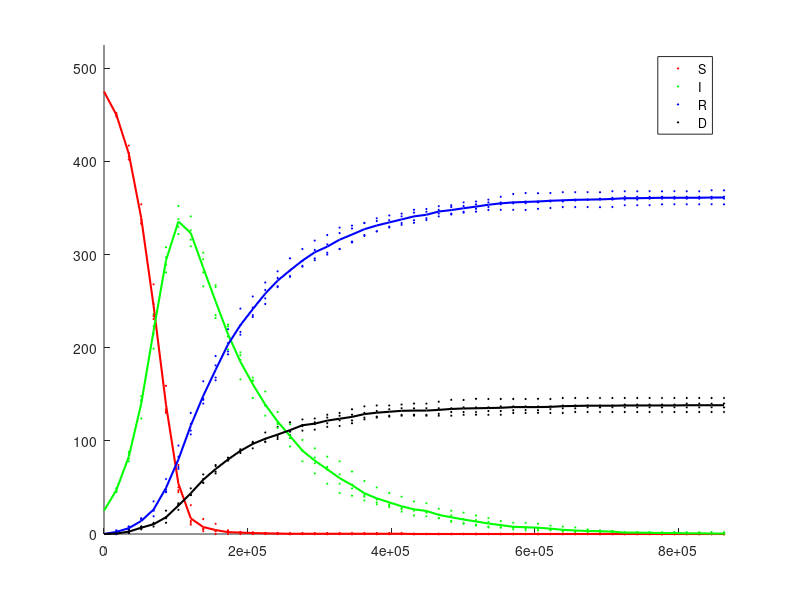

This chart was generated by the following MATLAB code:
day = 60*60*24 % Day length (s).
tmax = day * 10 % Duration of the simulation (s).
clockmax = 50 % Number of time steps.
dt = tmax/clockmax % Calculates the duration of each time step.

a = 5/day
b = 0.5/day
c = 0.2/day

N = 500 % Total population

num_trials = 4 % How many time the model will run

t_save = zeros(1, clockmax+1);
S_average = zeros(1, clockmax+1);
I_average = zeros(1, clockmax+1);
R_average = zeros(1, clockmax+1);
D_average = zeros(1, clockmax+1);

figure;
hold on;

axis([0, tmax, 0, 1.05 * N])

for trial=1:num_trials
    I = 25     % Infected
    S = N - I   % Susceptible 
    R = 0       % Recovered
    D = 0       % Deceased

    S_average(1) = S;
    I_average(1) = I;
    R_average(1) = R;
    D_average(1) = D;

    for clock=1:clockmax
        t = clock*dt; % Updates current time
    
        ptrans = I/N;
    
        % Calculates new cases of I, R and D
        if S > 0
            newI = sum(rand(S,1) < dt*a*ptrans);
        else
            newI = 0;
        end
        if I > 0
            random = rand(I,1);
            newR = sum(random < dt*b);
            newD = sum(random > 1 - dt*c);
        else
            newR = 0;
            newD = 0;
        end
        
        % Calculate final values of variables
        S = S - newI;
        I = I + newI - newR - newD;
        R = R + newR;
        D = D + newD;
        
        % Update t_save, Ssave, Isave, Rsave, Dsave
        t_save(clock+1) = t; 
        S_average(clock+1) = (S_average(clock+1)*(trial-1) + S)/trial;
        I_average(clock+1) = (I_average(clock+1)*(trial-1) + I)/trial;
        R_average(clock+1) = (R_average(clock+1)*(trial-1) + R)/trial;
        D_average(clock+1) = (D_average(clock+1)*(trial-1) + D)/trial;

        % Adds new points
        scatter(t, S, 1, 'MarkerFaceColor', 'r', 'MarkerEdgeColor', 'r', 'linewidth', 0.1);
        scatter(t, I, 1, 'MarkerFaceColor', 'g', 'MarkerEdgeColor', 'g', 'linewidth', 0.1);
        scatter(t, R, 1, 'MarkerFaceColor', 'b', 'MarkerEdgeColor', 'b', 'linewidth', 0.1);
        scatter(t, D, 1, 'MarkerFaceColor', 'k', 'MarkerEdgeColor', 'k','linewidth', 0.1);
           
        drawnow expose; % Update the plot
    end
end

% Plots trendlines
hS = plot(t_save, S_average, 'r', 'linewidth', 1.5);
hI = plot(t_save, I_average, 'g', 'linewidth', 1.5);
hR = plot(t_save, R_average, 'b', 'linewidth', 1.5);
hD = plot(t_save, D_average, 'k', 'linewidth', 1.5);

legend({'S','I','R', 'D'},'Location','northeast')
